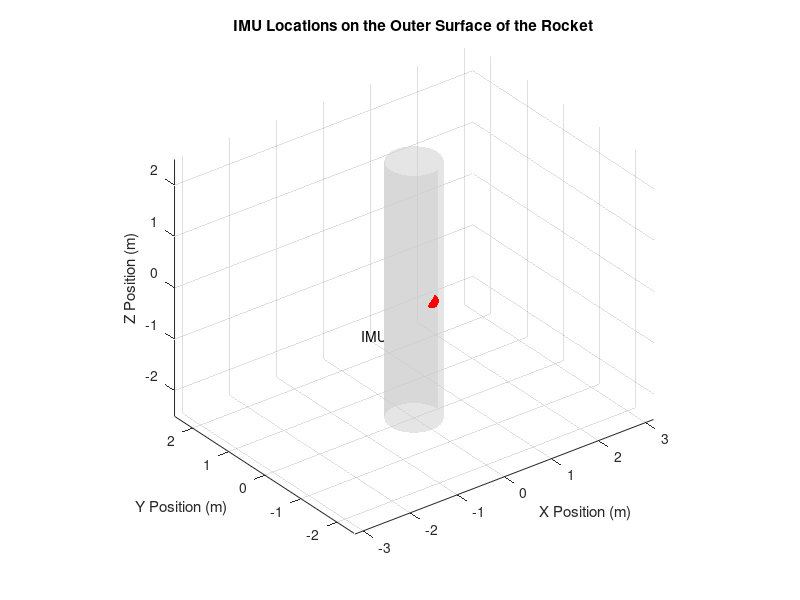

Recreate this plot in MATLAB. (Note: this script raises an error after producing the figure.)
%%one loop implementation of the model

%%start with the 

clear all;
close all;

%% Readings from IMUs (Accelerometers and Gyroscopes)

%% Defining IMU Locations on the Outer Surface of the Rocket
% Define the radius and height of the rocket for reference
radius = 0.5; % Radius of the rocket (in meters)
height = 5;   % Height of the rocket (in meters)

% Manually define 3 IMU positions on the surface of the rocket
imu_positions = [
    radius, 0, height / 4;        % IMU 1 (at the top edge, +X direction)
    0, -radius, 0;                % IMU 2 (at mid-height, -Y direction)
    0, radius, -height / 4;       % IMU 3 (at the bottom edge, +Y direction)
];

% Create a 3D scatter plot of the IMU positions on the rocket
figure;
hold on;

% Create the cylinder representing the rocket
[X, Y, Z] = cylinder(radius, 50); % 50 points around the circumference for better resolution
Z = Z * height - height / 2; % Scale the cylinder to the desired height and center it at z = 0

% Plot the rocket cylinder
surf(X, Y, Z, 'FaceAlpha', 0.5, 'EdgeColor', 'none', 'FaceColor', [0.8, 0.8, 0.8]);

% Plot each IMU location on the cylinder surface
scatter3(imu_positions(:, 1), imu_positions(:, 2), imu_positions(:, 3), 100, 'filled', 'MarkerFaceColor', 'r');
text(imu_positions(:, 1), imu_positions(:, 2), imu_positions(:, 3), ...
    arrayfun(@(x) sprintf(' IMU%d', x), 1:size(imu_positions, 1), 'UniformOutput', false), ...
    'VerticalAlignment', 'bottom', 'HorizontalAlignment', 'right');

% Label the axes
xlabel('X Position (m)');
ylabel('Y Position (m)');
zlabel('Z Position (m)');
title('IMU Locations on the Outer Surface of the Rocket');
grid on;
axis equal;
view(3); % Set the default 3D view
hold off;

%% Simulating Small Oscillations% Define oscillation parameters
t = linspace(0, 10, 10000); % Time vector from 0 to 2*pi for a complete oscillation cycle
amplitude_linear = 0.1; % Amplitude of linear oscillation in meters
amplitude_angular = 0.05; % Amplitude of angular oscillation in radians
frequency = 1; % Frequency of oscillation in Hz
length_t = length(t);
dt = 0.01;
% Define gravitational acceleration
g = 9.8; % Acceleration due to gravity in m/s^2

% Preallocate arrays for storing IMU accelerations and angular velocities
num_imus = 1;%size(imu_positions, 1);
imu_accelerations = zeros(num_imus, 3, length(t)); % 3-axis accelerometers for each IMU
imu_angular_velocities = zeros(num_imus, 3, length(t)); % 3-

i = 1
acc_bias = [0.049; 0.049; 0.049]; % Bias in m/s^2 for accelerometer (example values)
gyro_bias = [2.425e-5; 2.425e-5; 2.425e-5]; % Bias in radians per second
% Bias in rad/s for gyroscope (example values)
acc_noise_std_dev = 0.005; % Standard deviation for accelerometer noise
gyro_noise_std_dev = 1.455e-6; % Standard deviation for gyroscope noise
magn_std_dev = 0.001;
magn_bias = [0.02; 0.02; 0.019];
% Simulate IMU measurements with errors for each IMU over time
noisy_imu_accelerations = zeros(num_imus, 3, length(t));
noisy_imu_angular_velocities = zeros(num_imus, 3, length(t));
noisy_magnetometer_data = zeros(num_imus, 3, length(t));


linear_oscillation = zeros(num_imus, 3, length(t));
angular_oscillation_yaw = zeros(num_imus, 3, length(t));
angular_oscillation_roll =zeros(num_imus, 3, length(t));
angular_oscillation_pitch = zeros(num_imus, 3, length(t));
internal_misalignment_angles = [
    2.5e-3, 1.5e-3; % Misalignment xy, xz for IMU 1
    1.8e-3, 2.2e-3; % Misalignment yx, yz for IMU 2
    1.2e-3, 2.8e-3; % Misalignment zx, zy for IMU 3
];
internal_misalignment_angles = internal_misalignment_angles * 1e-3;


misalignment_xy = internal_misalignment_angles(i, 1);
    misalignment_xz = internal_misalignment_angles(i, 2);

    % Define the misalignment rotation matrix for internal sensor alignment
    R_misalignment = [
        1, misalignment_xy, misalignment_xz;
        -misalignment_xy, 1, 0;
        -misalignment_xz, 0, 1
    ];


earth_magnetic_field_L = [20e-6; 5e-6; 40e-6]; 
wc = 2 * pi * 50; % Cutoff frequency from sensor dynamics
sensor_dynamics = tf([wc], [1, wc]); % First-order low-pass filter
bias_cst = [0.35e-6; 0.34e-6; 0.25e-6]; % Constant bias (T)
    bias_instability_std = [0.6e-3; 0.6e-3; 0.6e-3]; % Bias instability (T)
    noise_std = [3.8e-6; 3.6e-6; 3.7e-6]; % White noise (T)

    % Scale Factor & Misalignment Matrix
    scale_factor = [1.01, 0.99, 1.02]; 
    misalignment_matrix = [1, 4.2e-3, 0.7e-3;
                           1.8e-3, 1, 0.9e-3;
                           2.6e-3, 3.0e-3, 1];


var=[(0.5647/180*pi)^2 (0.5674/180*pi)^2 (0.5394/180*pi)^2]';
Q1=[var(1,1)+var(2,1)+var(3,1) -var(1,1)+var(2,1)-var(3,1) -var(1,1)-var(2,1)+var(3,1) var(1,1)-var(2,1)-var(3,1)];
Q2=[-var(1,1)+var(2,1)-var(3,1) var(1,1)+var(2,1)+var(3,1) var(1,1)-var(2,1)-var(3,1) -var(1,1)-var(2,1)+var(3,1)];
Q3=[-var(1,1)-var(2,1)+var(3,1) var(1,1)-var(2,1)-var(3,1) var(1,1)+var(2,1)+var(3,1) -var(1,1)+var(2,1)-var(3,1)];
Q4=[var(1,1)-var(2,1)-var(3,1) -var(1,1)+var(2,1)-var(3,1) -var(1,1)+var(2,1)-var(3,1) var(1,1)+var(2,1)+var(3,1)];
Qmatrix=[Q1;Q2;Q3;Q4];


sim_time = 10; % Simulation time (seconds)
dt = 0.01;    % Sampling time (seconds)

% Call the Function
% [magnetometer_output, q_orientation, timee] = simulate_magnetometer(sim_time, dt);


sigmaR=[0.01 0.01 0.01 0.01]';
R=[sigmaR(1,1) 0 0 0;0 sigmaR(2,1) 0 0;0 0 sigmaR(3,1) 0;0 0 0 sigmaR(4,1)];
magnF_Length=13;
accF_Length=13;

[bAcc,aAcc] = butter(3,0.0075,'low');
[bMagn,aMagn] = butter(2,0.06,'low');


qPredicted = zeros(4, length(t));
qUpdate = zeros(4, length(t));
qOsserv = zeros(4, length(t));

qPredicted(:,1) = [1; 0; 0; 0]; % Initial quaternion
qUpdate(:,1) = [1; 0; 0; 0];
qOsserv(:,1) = [1; 0; 0; 0];

P_Update = eye(4) * 1e-3;  % Initial covariance matrix (example value)
Angles = zeros(3, length(t)); % Preallocate angles

H = eye(4);  % Measurement matrix (identity for quaternion)


while(i<=length(t))
% Calculate linear and angular oscillations
linear_oscillation(1,:,i) = amplitude_linear * sin(frequency * i*dt); % Small sway along Y-axis
angular_oscillation_pitch(1,:,i) = amplitude_angular * sin(frequency * dt*i); % Small pitch oscillation
angular_oscillation_roll(1,:,i) = amplitude_angular * cos(frequency * dt*i); % Small roll oscillation
angular_oscillation_yaw(1,:,i) = amplitude_angular * sin(frequency * dt*i); % Small yaw oscillation



% angular_acceleration_roll = -amplitude_angular * (2 * pi * frequency)^2 * cos(2 * pi * frequency * t(k));
% angular_acceleration_pitch = -amplitude_angular * (2 * pi * frequency)^2 * sin(2 * pi * frequency * t(k));
% angular_acceleration_yaw = -amplitude_angular * (2 * pi * frequency)^2 * sin(2 * pi * frequency * t(k));
% 
% alpha = [angular_acceleration_roll; angular_acceleration_pitch; angular_acceleration_yaw];

rotated_field = rotate_vector_quaternion(earth_magnetic_field_L, qOsserv(:,i));

filtered_field = zeros(3, 1); 
        for axi = 1:3
            % Define Proper Time Vector and Input Signal
            time_vector = [0 dt]; 
            input_signal = [rotated_field(axi); rotated_field(axi)];
            
            % Apply Sensor Dynamics
            filtered_output = lsim(sensor_dynamics, input_signal, time_vector);
            filtered_field(axi) = filtered_output(end); % Last value
        end
        corrected_field = misalignment_matrix * (filtered_field .* scale_factor(:));
        
        % Add Bias and Noise
        evolving_bias = bias_instability_std .* randn(3, 1); 
        noisy_magnetometer_data(1,:,i) = corrected_field + bias_cst + evolving_bias + noise_std .* randn(3, 1);
% Calculate IMU accelerations and angular velocities over time

    for j = 1:num_imus
        % Position of the IMU
        r_P = imu_positions(j, :).';
        
        % Calculate the linear and angular acceleration components due to oscillations
        a_C = [0; linear_oscillation(i); -g]; % Linear acceleration including gravity and sway
        alpha = [angular_oscillation_roll(i); angular_oscillation_pitch(i); angular_oscillation_yaw(i)]; % Angular acceleration vector
        
        
        % Angular velocity of the rocket
        omega = [angular_oscillation_yaw(i); angular_oscillation_yaw(i); angular_oscillation_roll(i)]; % Angular velocity vector

        % Calculate the total acceleration experienced by the IMU
        a_P = a_C + cross(alpha, r_P) + cross(omega, cross(omega, r_P));
        imu_accelerations(j, :, i) = a_P.';

        % Calculate the angular velocity experienced by the IMU
        imu_angular_velocities(j, :, i) = omega.';
        
    end


%% Internal Misalignment for Each IMU's Accelerometers and Gyroscopes
% Define internal misalignment angles for each IMU in milliradians, converted to radians

% Bias (Constant and Evolving)

% Apply internal misalignment to each IMU's accelerometers and gyroscopes
for j = 1:num_imus
    % Define misalignment angles for each IMU's sensors
    

    % Apply misalignment rotation to accelerations and angular velocities over time
    
        imu_accelerations(j, :, i) = (R_misalignment * imu_accelerations(j, :, i).').';
        imu_angular_velocities(j, :, i) = (R_misalignment * imu_angular_velocities(j, :, i).').';
        % imu_magnetometer = 0.1;
   
end




%% Simulate IMU Measurements with Errors for Accelerometers and Gyroscopes

    for j = 1:num_imus
        % Add noise and bias for accelerations
        acc_noise = acc_noise_std_dev * randn(3, 1);
        noisy_imu_accelerations(j, :, i) = imu_accelerations(j, :, i) + acc_bias.' + acc_noise.';

        % Add noise and bias for angular velocities
        gyro_noise = gyro_noise_std_dev * randn(3, 1);
        noisy_imu_angular_velocities(j, :, i) = imu_angular_velocities(j, :, i) + gyro_bias.' + gyro_noise.';
        
        % magn_noise = magn_std_dev*randn(3,1);
        % noisy_magnetometer_data(j, :, i) =  noisy_magnetometer_data(j, :, i) + magn_bias.'+ magn_noise.';
    end

% Assume Acc, Magn, GyroRate are pre-acquired data matrices (n x 3)



%%
if(i<=accF_Length+4)
    % if(i>1)
    %     dt = toc(t0);
    %     t=[t t(length(t))+dt];
    % end

    Acc(num_imus,:,i)= noisy_imu_accelerations(num_imus,:,i);
    Magn(num_imus,:,i) = noisy_magnetometer_data(num_imus,:,i);
    GyroRate(num_imus,:,i) = noisy_imu_angular_velocities(num_imus,:,i);
    Acc(num_imus,:,i)=Acc(num_imus,:,i)/norm(Acc(num_imus,:,i));
    Magn(num_imus,:,i)=Magn(num_imus,:,i)/norm(Magn(num_imus,:,i));
    % a_a=(squeeze(Acc(1,:,1:4)));
   % Filtering Accelerometer Data
% Corrected Code for Filtering Accelerometer Data
    if (i <= accF_Length)
        % Use all available samples if i <= accF_Length
        AccSlice = squeeze(Acc(1,:,1:i));  
        AccF(:,i) = MyFilter(bAcc, aAcc, reshape(AccSlice, 3, []));  % Force 3xN
    else
        % Use last accF_Length samples for filtering
        AccSlice = squeeze(Acc(1,:,i-accF_Length:i));  
        AccF(:,i) = MyFilter(bAcc, aAcc, reshape(AccSlice, 3, []));  % Force 3xN
    end


    % Filtering Magnetometer Data
% Corrected Magnetometer Filtering Code
    if (i <= magnF_Length)
        % Use all available samples if i <= magnF_Length
        MagnSlice = squeeze(Magn(1,:,1:i));  
        MagnF(:,i) = MyFilter(bMagn, aMagn, reshape(MagnSlice, 3, []));  % Force 3xN matrix
    else
        % Use last magnF_Length samples for filtering
        MagnSlice = squeeze(Magn(1,:,i-magnF_Length:i));  
        MagnF(:,i) = MyFilter(bMagn, aMagn, reshape(MagnSlice, 3, []));  % Force 3xmagnF_Length matrix
    end


    MagnF(:,i)=MagnF(:,i)/norm(MagnF(:,i));
    AccF(:,i)=AccF(:,i)/norm(AccF(:,i));
    i=i+1;
    initial_roll = 0;  % Set to initial roll in radians
    initial_pitch = 0; % Set to initial pitch in radians
    initial_yaw = 0;   % Set to initial yaw in radians

    qPredicted(:,i) = [1; 0; 0; 0];  % Convert angles to quaternion
    qUpdate(:,i) = qPredicted(:,i);
    qOsserv(:,i) = qPredicted(:,i);

else

    % 1. Normalize accelerometer and magnetometer data
    Acc(num_imus,:,i)= noisy_imu_accelerations(num_imus,:,i);
    Magn(num_imus,:,i) = noisy_magnetometer_data(num_imus,:,i);
    GyroRate(num_imus,:,i) = noisy_imu_angular_velocities(num_imus,:,i);
    GyroRate(1,1,i)=(noisy_imu_angular_velocities(num_imus,1,i)+noisy_imu_angular_velocities(num_imus,1,i-1))/2;
    GyroRate(1,2,i)=(noisy_imu_angular_velocities(num_imus,2,i)+noisy_imu_angular_velocities(num_imus,2,i-1))/2;
    GyroRate(1,3,i)=(noisy_imu_angular_velocities(num_imus,3,i)+noisy_imu_angular_velocities(num_imus,3,i-1))/2;
    Acc(num_imus,:,i)=Acc(num_imus,:,i)/norm(Acc(num_imus,:,i));
    Magn(num_imus,:,i)=Magn(num_imus,:,i)/norm(Magn(num_imus,:,i));
    % 2. Apply filtering to accelerometer and magnetometer data
    
    AccSlice = squeeze(Acc(1,:,i-accF_Length:i));  
    AccF(:,i) = MyFilter(bAcc, aAcc, reshape(AccSlice, 3, []));
    MagnSlice = squeeze(Magn(1,:,i-magnF_Length:i));  
    MagnF(:,i) = MyFilter(bMagn, aMagn, reshape(MagnSlice, 3, []));
    
    MagnF(:,i) = MagnF(:,i)/norm(MagnF(:,i));
    AccF(:,i)=AccF(:,i)/norm(AccF(:,i));

    % 3. Compute the quaternion observation using Gauss-Newton Method
    x=0.01;
    if i==1
         qOsserv(:,i) = 0;
    else
    qOsserv(:,i) = GaussNewtonMethod(qOsserv(:,i-1), AccF(:,i), MagnF(:,i), imu_accelerations(1,:,i));

    % qOsserv(:,i) = GaussNewtonMethod(qOsserv(:,i-1), AccF(:,i), MagnF(:,i), imu_accelerations(1,:,i));
    qOsserv(:,i) = qOsserv(:,i) / norm(qOsserv(:,i));  % Normalize quaternion
    end
    % 4. Kalman Filtering:
    % Compute time step (dt) from the time vector, or use a fixed dt
    

    % F matrix for the prediction step (first-order approximation)
    const = dt / 2;
    omega_x=(GyroRate(1,1,i)+GyroRate(1,1,i-1))/2;
    omega_y=(GyroRate(1,2,i)+GyroRate(1,2,i-1))/2;
    omega_z=(GyroRate(1,3,i)+GyroRate(1,3,i-1))/2;
    
    F = [
        1, -const * omega_x, -const * omega_y, -const * omega_z;
        const * omega_x, 1, const * omega_z, -const * omega_y;
        const * omega_y, -const * omega_z, 1, const * omega_x;
        const * omega_z, const * omega_y, -const * omega_x, 1;
    ];


    % F = [F1; F2; F3; F4];
    
    % Quaternion prediction using the system model
    qPredicted(:,i) = F * qUpdate(:,i-1);
    qPredicted(:,i) = qPredicted(:,i) / norm(qPredicted(:,i));

    % Covariance prediction (P_Predicted)
    Q = Qmatrix;  % Process noise covariance matrix
    P_Predicted = F * P_Update * F' + Q;

    % Compute Kalman gain
    K = P_Predicted * H' * inv(H * P_Predicted * H' + R);

    % Update quaternion estimate using the Kalman filter
    qUpdate(:,i) = qPredicted(:,i) + K * (qOsserv(:,i) - H * qPredicted(:,i));
    qUpdate(:,i) = qUpdate(:,i) / norm(qUpdate(:,i));  % Normalize quaternion
    fprintf('Quaternion norm at i=%d: %f\n', i, norm(qUpdate(:,i)));

    % Update the covariance matrix
    P_Update = (eye(4) - K * H) * P_Predicted;
    a = qUpdate(:,i);
    % 5. Extract angles from the updated quaternion
    Angles(:,i) = GetAnglesFromQuaternion(a);

    % Angles(:,i) = GetAnglesFromQuaternion(qUpdate(:,i));
    i=i+1;
    % Optionally, store or plot results
end
end
%%
acqSize = length(t);

% Corrected Plot Code
figure;
subplot(3,1,1);
plot(t, squeeze(Acc(1,1,:)), 'b', t, AccF(1,:), 'r', t, squeeze(Magn(1,1,:)), 'g', t, MagnF(1,:), 'c'); legend('AccX', 'AccFX', 'MagnX', 'MagnFX'); grid;

subplot(3,1,2);
plot(t, squeeze(Acc(1,2,:)), 'b', t, AccF(2,:), 'r', t, squeeze(Magn(1,2,:)), 'g', t, MagnF(2,:), 'c'); legend('AccY', 'AccFY', 'MagnY', 'MagnFY'); grid;
subplot(3,1,3);
plot(t, squeeze(Acc(1,3,:)), 'b', t, AccF(3,:), 'r', t, squeeze(Magn(1,3,:)), 'g', t, MagnF(3,:), 'c'); legend('AccZ', 'AccFZ', 'MagnZ', 'MagnFZ'); grid;
figure;
    subplot(4,1,1);plot(t,qUpdate(1,1:acqSize));hold on;plot(t,qOsserv(1,1:acqSize),'r');grid;legend('q0 Estimated','q0 Observed');xlabel('time (sec)');ylabel('Quaternion value');
    subplot(4,1,2);plot(t,qUpdate(2,1:acqSize));hold on;plot(t,qOsserv(2,1:acqSize),'r');grid;legend('q1 Estimated','q1 Observed');xlabel('time (sec)');ylabel('Quaternion value');
    subplot(4,1,3);plot(t,qUpdate(3,1:acqSize));hold on;plot(t,qOsserv(3,1:acqSize),'r');grid;legend('q2 Estimated','q2 Observed');xlabel('time (sec)');ylabel('Quaternion value');
    subplot(4,1,4);plot(t,qUpdate(4,1:acqSize));hold on;plot(t,qOsserv(4,1:acqSize),'r');grid;legend('q3 Estimated','q3 Observed');xlabel('time (sec)');ylabel('Quaternion value');    
    
figure;
    subplot(3,1,1);plot(t,((angular_oscillation_roll)));grid;legend('Roll');xlabel('time (sec)');ylabel('Angle (deg)');
    hold on; plot(t, abs(angular_oscillation_roll-Angles(1,:))); legend("Roll","Roll Error")
    subplot(3,1,2);plot(t,angular_oscillation_pitch);grid;legend('Pitch');xlabel('time (sec)');ylabel('Angle (deg)');
    hold on; plot(t, abs(angular_oscillation_pitch-Angles(2,:)));legend("Pitch","Pitch Error")
    subplot(3,1,3);plot(t,angular_oscillation_yaw);grid;legend('Yaw');xlabel('time (sec)');ylabel('Angle (deg)');
    hold on; plot(t, abs(angular_oscillation_yaw-Angles(3,:)));legend("Yaw","Yaw Error")

% figure;
% plot(t, squeeze(Acc(1,1,:)), 'b', t, AccF(1,:), 'r');
% legend('Raw AccX', 'Filtered AccX');



%% Helper Functions
function v_rotated = rotate_vector_quaternion(v, q)
    % Rotates vector v using quaternion q
    q_conj = [q(1); -q(2:4)];
    v_quat = [0; v];
    v_rotated_quat = quaternion_multiply(quaternion_multiply(q, v_quat), q_conj);
    v_rotated = v_rotated_quat(2:4);
end

function q = quaternion_multiply(q1, q2)
    % Quaternion multiplication
    w = q1(1) * q2(1) - dot(q1(2:4), q2(2:4));
    xyz = q1(1) * q2(2:4) + q2(1) * q1(2:4) + cross(q1(2:4), q2(2:4));
    q = [w; xyz];
end

function q = quaternion_from_euler(roll, pitch, yaw)
    % Converts Euler angles to quaternion
    cy = cos(yaw * 0.5); sy = sin(yaw * 0.5);
    cp = cos(pitch * 0.5); sp = sin(pitch * 0.5);
    cr = cos(roll * 0.5); sr = sin(roll * 0.5);
    
    q = [cy * cp * cr + sy * sp * sr;  % q0
         cy * cp * sr - sy * sp * cr;  % q1
         sy * cp * sr + cy * sp * cr;  % q2
         sy * cp * cr - cy * sp * sr]; % q3
end
